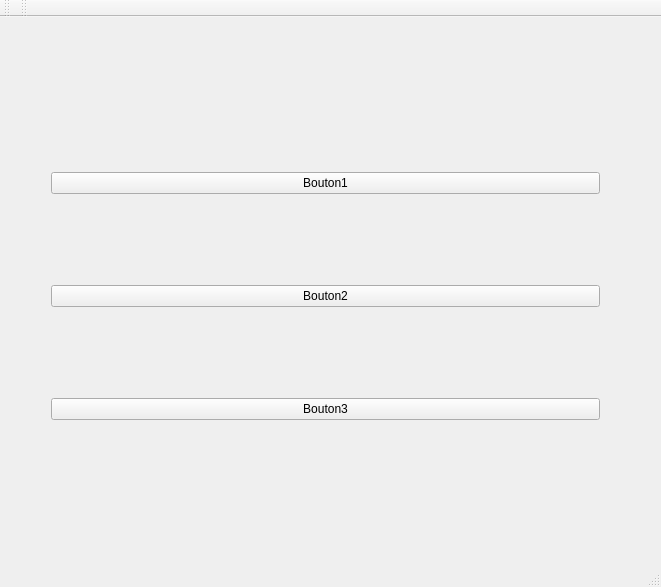
<?xml version="1.0" encoding="UTF-8"?>
<ui version="4.0">
 <class>MainWindow</class>
 <widget class="QMainWindow" name="MainWindow">
  <property name="geometry">
   <rect>
    <x>0</x>
    <y>0</y>
    <width>661</width>
    <height>587</height>
   </rect>
  </property>
  <property name="windowTitle">
   <string>MainWindow</string>
  </property>
  <widget class="QWidget" name="centralWidget">
   <widget class="QWidget" name="verticalLayoutWidget">
    <property name="geometry">
     <rect>
      <x>40</x>
      <y>59</y>
      <width>571</width>
      <height>441</height>
     </rect>
    </property>
    <layout class="QVBoxLayout" name="verticalLayout">
     <item>
      <widget class="QPushButton" name="pushButton">
       <property name="text">
        <string>Bouton1</string>
       </property>
      </widget>
     </item>
     <item>
      <widget class="QPushButton" name="pushButton_3">
       <property name="text">
        <string>Bouton2</string>
       </property>
      </widget>
     </item>
     <item>
      <widget class="QPushButton" name="pushButton_2">
       <property name="text">
        <string>Bouton3</string>
       </property>
      </widget>
     </item>
    </layout>
   </widget>
  </widget>
  <widget class="QMenuBar" name="menuBar">
   <property name="geometry">
    <rect>
     <x>0</x>
     <y>0</y>
     <width>661</width>
     <height>22</height>
    </rect>
   </property>
  </widget>
  <widget class="QToolBar" name="mainToolBar">
   <attribute name="toolBarArea">
    <enum>TopToolBarArea</enum>
   </attribute>
   <attribute name="toolBarBreak">
    <bool>false</bool>
   </attribute>
  </widget>
  <widget class="QStatusBar" name="statusBar"/>
  <widget class="QToolBar" name="toolBar">
   <property name="windowTitle">
    <string>toolBar</string>
   </property>
   <attribute name="toolBarArea">
    <enum>TopToolBarArea</enum>
   </attribute>
   <attribute name="toolBarBreak">
    <bool>false</bool>
   </attribute>
  </widget>
 </widget>
 <layoutdefault spacing="6" margin="11"/>
 <resources/>
 <connections>
  <connection>
   <sender>pushButton</sender>
   <signal>clicked()</signal>
   <receiver>MainWindow</receiver>
   <slot>close()</slot>
   <hints>
    <hint type="sourcelabel">
     <x>325</x>
     <y>199</y>
    </hint>
    <hint type="destinationlabel">
     <x>330</x>
     <y>293</y>
    </hint>
   </hints>
  </connection>
  <connection>
   <sender>pushButton_2</sender>
   <signal>clicked()</signal>
   <receiver>MainWindow</receiver>
   <slot>changerLargeur()</slot>
   <hints>
    <hint type="sourcelabel">
     <x>325</x>
     <y>437</y>
    </hint>
    <hint type="destinationlabel">
     <x>330</x>
     <y>293</y>
    </hint>
   </hints>
  </connection>
 </connections>
 <slots>
  <slot>changerLargeur()</slot>
 </slots>
</ui>
